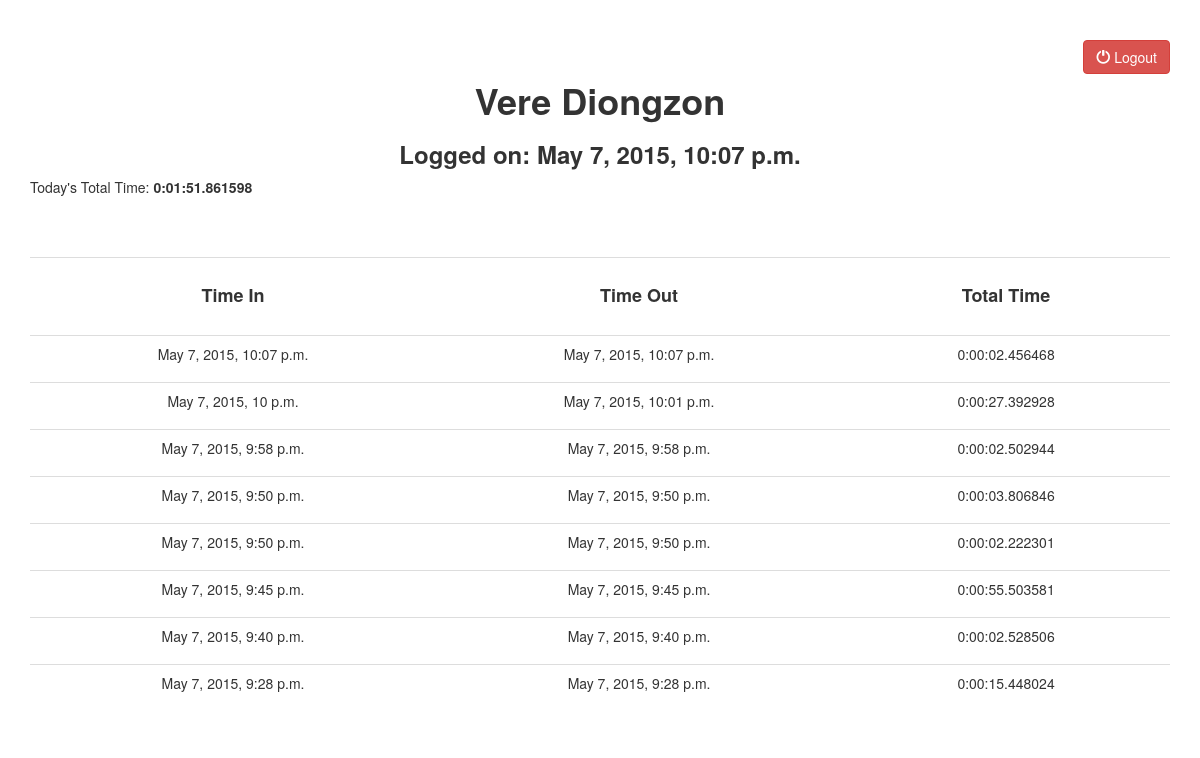
Screenshot of /home/ (signed in) with the database file from the repository.
### logme/models.py (models this page shows, shortened)
class History(models.Model):
	account = models.ForeignKey(Account, related_name='history')
	timein = models.DateTimeField(auto_now_add=True)
	timeout = models.DateTimeField(null=True)
	@property
	def totaltime(self):
		if not self.timeout:
			return timedelta(0)
		time_difference = (self.timeout - self.timein)
		return time_difference

### logme/views.py (the view, shortened to what this page needs)
# urls.py: url(r'^home/$', views.Home_Page.as_view(), name='home'),
class Home_Page(generic.TemplateView):
	template_name = 'logme/home.html'
	def get(self, request):
		if request.user.is_authenticated():
			getting_last_history = self.request.user.account.history.last()
			sorting_history = self.request.user.account.history.order_by('-timein')
			filtered_history = self.request.user.account.history.filter(timein__startswith=datetime.date.today())
			timein = getting_last_history.timein
			today_total= timedelta(0)
			for total in filtered_history:
				today_total += total.totaltime
			return self.render_to_response({'sorts':sorting_history, 'timein':timein,'today_total':today_total})
		return redirect("logat:index")

### logme/templates/logme/home.html (shortened to what this page needs)
<!DOCTYPE html>
{% load staticfiles %}
<html lang="en">
  <head>
    <link href="{{ STATIC_URL }}/logme/css/bootstrap.min.css" rel="stylesheet">
    <link href="{{STATIC_URL}}/logme/css/style.css" rel="stylesheet">
</head>
	<body>
		<form action="{% url 'logat:home' %}" method="POST">
			<div class = "container">
				</br></br><button class="btn btn-danger" type="logout" style="float:right;"><span class= "glyphicon glyphicon-off"></span></span> Logout</button><br>
				<h1><p class= "text-center"> <strong> {{user.first_name}} {{user.last_name}}</p></h1></strong>
				<h3><p class= "text-center"> <strong>Logged on: {{timein}}</strong></p></h3>
				Today's Total Time: <strong> {{ today_total }} </strong>
			</div>
			<div class = "container">
				<table class="table table-hover">
				<tr>
					<th><div class="panel-heading"><h4><strong><p class= "text-center">Time In</h4></strong></p></div></th>
					<th><div class="panel-heading"><h4><strong><p class= "text-center">Time Out</h4></strong></p></div></th>
					<th><div class="panel-heading"><h4><strong><p class= "text-center">Total Time</h4></strong></p></div></th>
				</tr>
				{% for show in sorts %}
				<tr>
	 				<td><p class= "text-center">{{show.timein}}</p></td>
	 				<td><p class= "text-center">{{show.timeout}}</p></td>
	 				<td><p class= "text-center">{{show.totaltime}}</p></td>
				{% endfor %}
				</tr>
				</table>
		</form>
	</body>
</html>

### rows the page displays
History: timein "May 7, 2015, 10:07 p.m.", timeout "May 7, 2015, 10:07 p.m.", totaltime "0:00:02.456468"
History: timein "May 7, 2015, 10 p.m.", timeout "May 7, 2015, 10:01 p.m.", totaltime "0:00:27.392928"
History: timein "May 7, 2015, 9:58 p.m.", timeout "May 7, 2015, 9:58 p.m.", totaltime "0:00:02.502944"
History: timein "May 7, 2015, 9:50 p.m.", timeout "May 7, 2015, 9:50 p.m.", totaltime "0:00:03.806846"
History: timein "May 7, 2015, 9:50 p.m.", timeout "May 7, 2015, 9:50 p.m.", totaltime "0:00:02.222301"
History: timein "May 7, 2015, 9:45 p.m.", timeout "May 7, 2015, 9:45 p.m.", totaltime "0:00:55.503581"
History: timein "May 7, 2015, 9:40 p.m.", timeout "May 7, 2015, 9:40 p.m.", totaltime "0:00:02.528506"
History: timein "May 7, 2015, 9:28 p.m.", timeout "May 7, 2015, 9:28 p.m.", totaltime "0:00:15.448024"

### other values shown
{{ user.first_name }} "Vere"
{{ user.last_name }} "Diongzon"
{{ today_total }} "0:01:51.861598"
